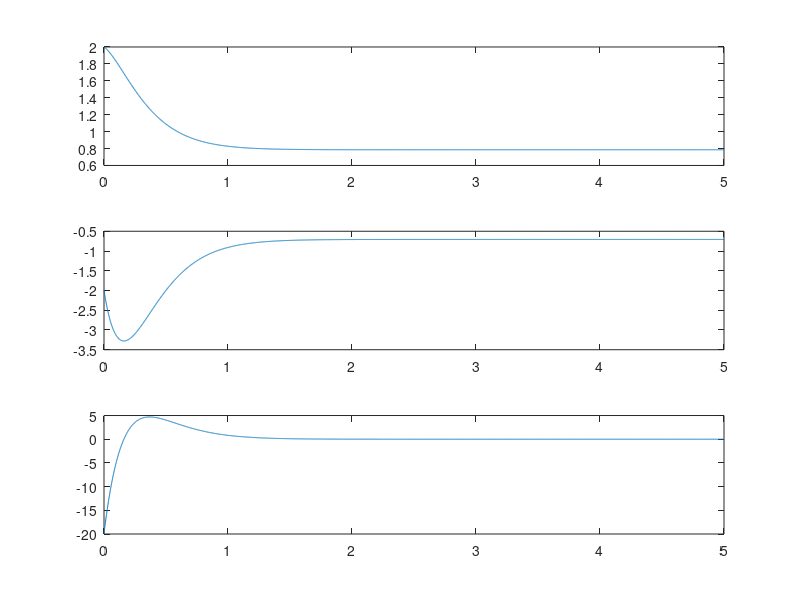

Reproduce this figure in MATLAB.
% Control backstepping del sistema:
%  x1p = sin(x1) + x2
%  x2p = u
% Estado de convergencia:   x1ast, x2ast, uast=0
% Converge al valor deseado

clear;
clc;
close all;

k1 = input('k1 > 0: ');
k2 = input('k2 > 0: ');
ti = 0;   dt = 0.001;   tf = 5;
x1ast = pi/4;
x2ast = -sqrt(2)/2;
% x1ast = pi/2;
% x2ast = -1;
% x1ast = 0;
% x2ast = 0;
x1 = 2;
x2 = -2;
k = 1;
for tt = ti:dt:tf
  xx1(k,1) = x1;
  xx2(k,1) = x2;
  u = -(k1+cos(x1))*(sin(x1)+x2) - k2*(x2-x2ast) - k2*(k1*(x1-x1ast) + sin(x1) - sin(x1ast)); 
  % u = -(cos(x1)+k1*(x1-x1ast))*(sin(x1)+x2) - k2*(x2-x2ast) + k2*(-sin(x1)+sin(x1ast) - k1*(x1-x1ast));
  uu(k,1) = u;
  t(k,1) = tt;
  x1p = sin(x1) + x2;
  x2p = u;
  x1 = x1 + x1p*dt;
  x2 = x2 + x2p*dt;
  k = k + 1;
end
figure(1);
subplot(3,1,1);  plot(t,xx1);
subplot(3,1,2);  plot(t,xx2);
subplot(3,1,3);  plot(t,uu);



